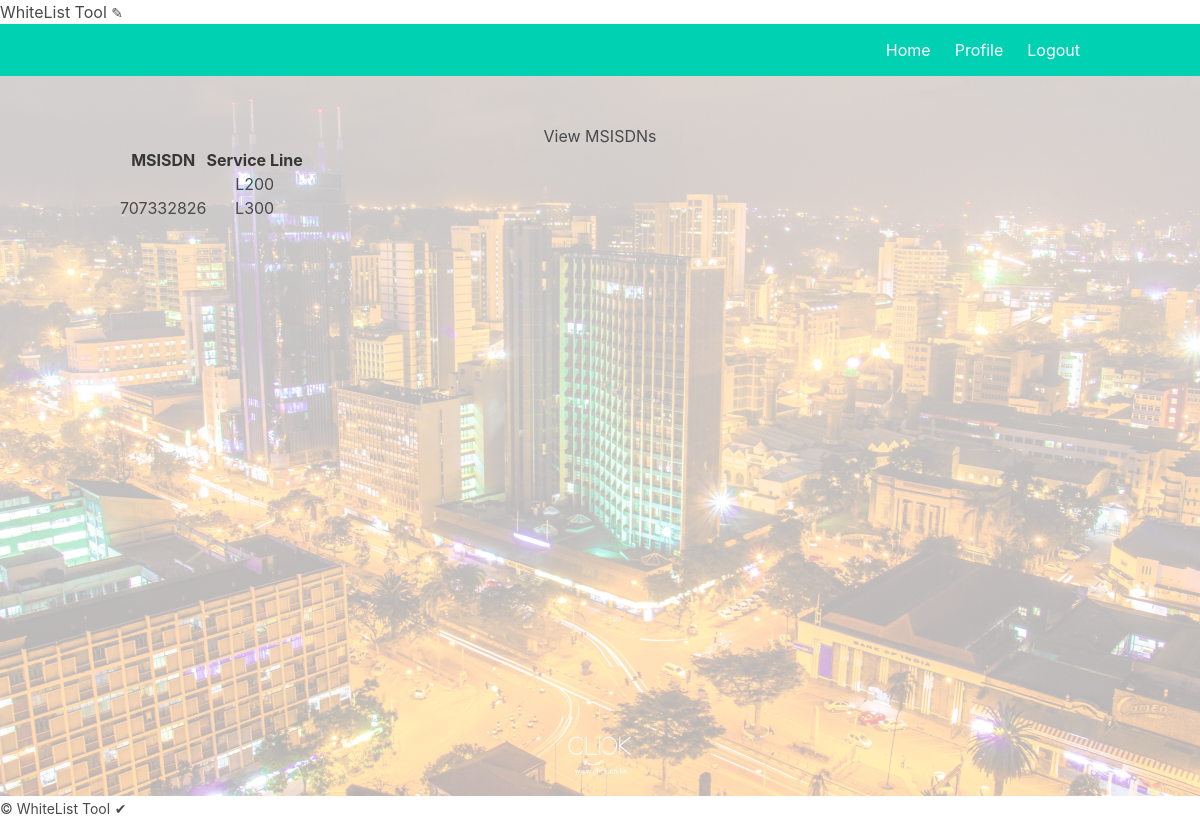
Before: /view_whitelist/ (signed in) with the older database file.
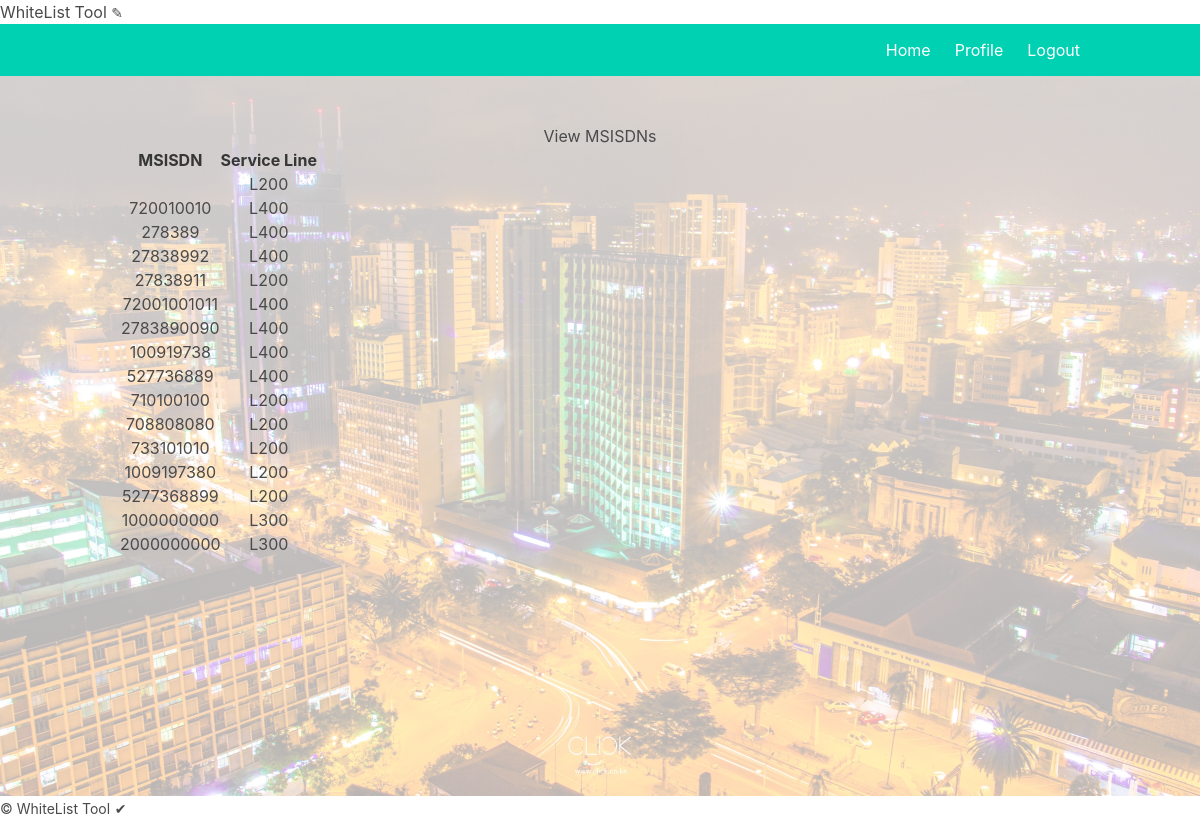
After: the same page with the newer database file.
### project/models.py (models this page shows)
class WhitelistedMSISDN(UserMixin, db.Model):
    __tablename__ = 'whitelisted_msisdn'
    id = db.Column(db.Integer, primary_key=True)
    msisdn = db.Column(db.Integer, unique=True, nullable=False)
    service_line = db.Column(db.String(10), nullable=False)

### project/main.py (the view)
@main.route('/view_whitelist/')
@login_required
def view_whitelist():
    msisdns = WhitelistedMSISDN.query.all()
    return render_template('view_whitelist.html', msisdns=msisdns)

### project/__init__.py (called while the page is built)
def create_app():
    app = Flask(__name__)
    app.config['SECRET_KEY'] = 'secret-key-goes-here'
    app.config['SQLALCHEMY_DATABASE_URI'] = 'sqlite:///db.sqlite'
    app.config['UPLOAD_FOLDER'] = 'static/files'
    db.init_app(app)
    login_manager = LoginManager()
    login_manager.login_view = 'auth.login'
    login_manager.init_app(app)
    from .models import User, WhitelistedMSISDN
    @login_manager.user_loader
    def load_user(user_id):
        return User.query.get(int(user_id))
    from .auth import auth as auth_blueprint
    app.register_blueprint(auth_blueprint)
    from .main import main as main_blueprint
    app.register_blueprint(main_blueprint)
    return app

### project/templates/view_whitelist.html
{% extends "base.html" %}
{% block content %}
<h1>View MSISDNs</h1>
    <table>
        <thead>
            <tr>
                <th>MSISDN</th>
                <th>Service Line</th>
            </tr>
        </thead>
        <tbody>
            {% for msisdn in msisdns %}
            <tr>
                <td>{{ msisdn.msisdn }}</td>
                <td>{{ msisdn.service_line }}</td>
            </tr>
            {% endfor %}
        </tbody>
    </table>
{% endblock %}

### project/templates/base.html (shortened to what this page needs)
<!DOCTYPE html>
<html>
<head>
    <link rel="stylesheet" href="https://cdnjs.cloudflare.com/ajax/libs/bulma/0.7.2/css/bulma.min.css" />
</head>
<body>
    <header> <h1> WhiteList Tool <small> &#9998; </small> </h1>
        <section class="hero is-primary is-quarterheight">
        <div class="hero-head">
            <nav class="navbar">
                <div class="container">
                    <div id="navbarMenuHeroA" class="navbar-menu">
                        <div class="navbar-end">
                            <a href="{{ url_for('main.index') }}" class="navbar-item">
                                Home
                            </a>
                            {% if current_user.is_authenticated %}
                            <a href="{{ url_for('main.profile') }}" class="navbar-item">
                                Profile
                            </a>
                            {% endif %}
                            {% if current_user.is_authenticated %}
                            <a href="{{ url_for('auth.logout') }}" class="navbar-item">
                                Logout
                            </a>
                            {% endif %}
                        </div>
                    </div>
                </div>
            </nav>
        </div>
        </section>
</header>
    <section class="customsection" >
        <div class="hero-body">
            <div class="container has-text-centered">
               {% block content %}
               {% endblock %}
            </div>
        </div>
    </section>
<footer>
  <small>&copy; WhiteList Tool</small>
    <small> &#10004; </small>
</footer>
</body>
</html>

### project/templates/base.html (style rules this page uses)
.customsection { background-color: #CFD8DC; height: 90vh; background-size: cover; background-position: center; background-image: linear-gradient(rgba(255, 255, 255, 0.8), rgba(255, 255, 255, 0.7)), url('/static/nairobicity.jpg'); }

Changed rows visible on the page:
changed WhitelistedMSISDN (number 2 of 16 on the later page): msisdn "707332826" → "720010010"; service_line "L300" → "L400"
added WhitelistedMSISDN: msisdn "278389", service_line "L400"
added WhitelistedMSISDN: msisdn "27838992", service_line "L400"
added WhitelistedMSISDN: msisdn "27838911", service_line "L200"
added WhitelistedMSISDN: msisdn "72001001011", service_line "L400"
added WhitelistedMSISDN: msisdn "2783890090", service_line "L400"
added WhitelistedMSISDN: msisdn "100919738", service_line "L400"
added WhitelistedMSISDN: msisdn "527736889", service_line "L400"
added WhitelistedMSISDN: msisdn "710100100", service_line "L200"
added WhitelistedMSISDN: msisdn "708808080", service_line "L200"
added WhitelistedMSISDN: msisdn "733101010", service_line "L200"
added WhitelistedMSISDN: msisdn "1009197380", service_line "L200"
added WhitelistedMSISDN: msisdn "5277368899", service_line "L200"
added WhitelistedMSISDN: msisdn "1000000000", service_line "L300"
added WhitelistedMSISDN: msisdn "2000000000", service_line "L300"
